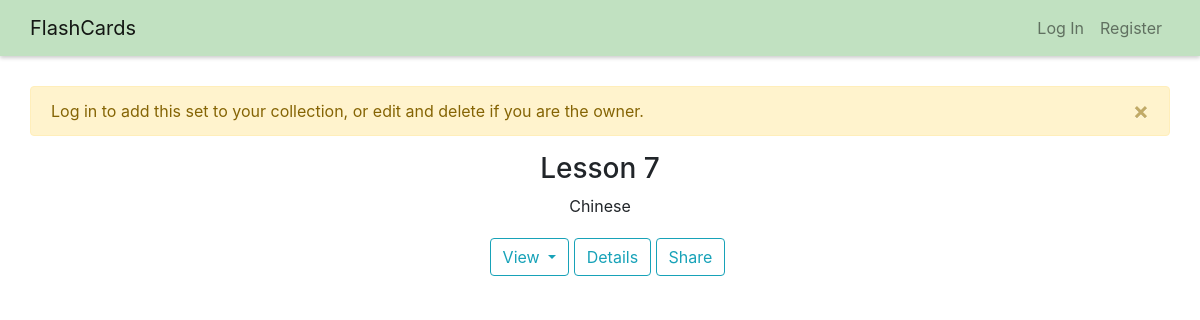
The app's page /view-set/7, older data.
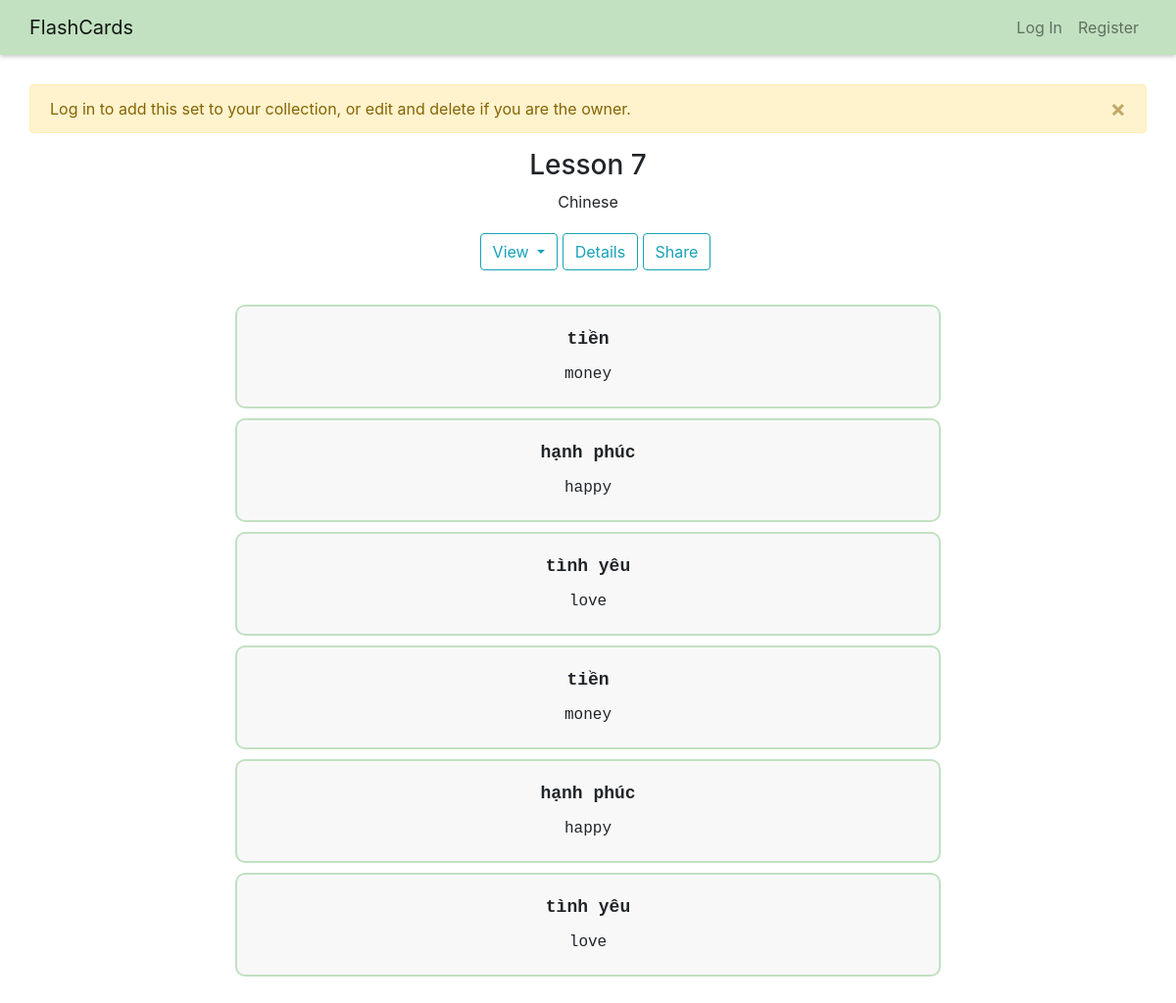
The same page, newer data.
### flashcards/models.py (models this page shows)
class Set(models.Model):
    owner = models.ForeignKey("User", on_delete=models.CASCADE, related_name="sets")
    name = models.CharField(max_length=255)
    description = models.TextField(blank=True)
    timestamp = models.DateTimeField(auto_now_add=True)

class Card(models.Model):
    set = models.ForeignKey("Set", on_delete=models.CASCADE, related_name="cards")
    term = models.CharField(max_length=255)
    definition = models.TextField()

### flashcards/views.py (the view, shortened to what this page needs)
# urls.py: path("view-set/<int:set_id>", views.set, name="view-set")
def set(request, set_id):
    user = None
    message = None
    if request.user.is_authenticated:
        user = request.user
    else:
        message = "Log in to add this set to your collection, or edit and delete if you are the owner."
    try:
        set = Set.objects.get(pk=set_id)
        user_is_not_owner = set.owner != user
        user_has_not_added = len(Add.objects.filter(user=user, set=set)) == 0
    except Set.DoesNotExist:
        return HttpResponse("Invalid set ID.")
    return render(request, "flashcards/set.html", {
            "set": set,
            "user_is_not_owner": user_is_not_owner,
            "user_has_not_added": user_has_not_added,
            "message": message
        })

### flashcards/templates/flashcards/set.html (shortened to what this page needs)
{% extends "flashcards/layout.html" %}
{% load static %}
{% block body %}
    {% if message %}
        <div class="alert alert-warning alert-dismissible">
            <a href="#" class="close" data-dismiss="alert" aria-label="close">&times;</a>
            {{ message }}
        </div>
    {% endif %}
    <div class="container center">
        <h3>{{ set.name }}</h3>
        <div>{{ set.description }}</div>
        <div class="set-actions">
            <button class="btn btn-outline-info dropdown-toggle" type="button" id="view-mode-btn" data-toggle="dropdown" aria-haspopup="true" aria-expanded="false">
                View
            </button>
            <button class="btn btn-outline-info popup" onclick="showDetails()">Details
            </button>
            <button onclick="share()" class="btn btn-outline-info set-btn" id="share-btn" title="Copy link">Share</button>
        </div>
        <div class="existing-cards-div" id="all-cards-view">
            {% for card in set.cards.all %}
            <div class="existing-card-div" id="{{ card.pk }}">
                <div class="set-item set-title">{{ card.term }}</div>
                <div class="set-item">
                    <ul>
                        <li>{{ card.definition }}</li>
                    </ul>
                </div>
            </div>
            {% endfor %}
        </div>
    </div>
{% endblock %}

### flashcards/templates/flashcards/layout.html (shortened to what this page needs)
{% load static %}
<!DOCTYPE html>
<html lang="en">
    <head>
        <link rel="stylesheet" href="https://cdn.jsdelivr.net/npm/bootstrap@4.3.1/dist/css/bootstrap.min.css">
        <link href="{% static 'flashcards/styles.css' %}" rel="stylesheet">
    </head>
    <body>
          <nav class="navbar navbar-expand-sm navbar-light bg-custom">
            <a class="navbar-brand" href="{% url 'index' %}">FlashCards</a>
            <div class="collapse navbar-collapse justify-content-end" id="navbarNavAltMarkup">
              <div class="navbar-nav">
                {% if user.is_authenticated %}
                    <a class="nav-item nav-link" href="#"><strong>{{ user.username }}</strong></a>
                    <a class="nav-item nav-link" href="{% url 'create' %}">Create</a>
                    <a class="nav-item nav-link" href="{% url 'collection' %}">Collection</a>
                    <a class="nav-item nav-link" href="{% url 'logout' %}">Log Out</a>
                {% else %}
                    <a class="nav-item nav-link" href="{% url 'login' %}">Log In</a>
                    <a class="nav-item nav-link" href="{% url 'register' %}">Register</a>
                {% endif %}
              </div>
            </div>
          </nav>
        <div class="body">
            {% block body %}
            {% endblock %}
        </div>
    </body>
</html>

### flashcards/static/flashcards/styles.css (style rules this page uses)
.body { padding: 30px; display: flex; flex-direction: column; min-height: 90vh; }
nav { box-shadow: 0 2px 4px 0 rgba(0,0,0,.2); }
.navbar { display: flex; padding-left: 30px; padding-right: 30px; }
.navbar-nav { text-align:right; }
.container { display: flex; flex-direction: column; align-items: center; text-align: center; }
.bg-custom { background-color: #C1E1C1; }
.center { text-align: center; }
.existing-sets-div, .existing-cards-div { margin-top: 15px; }
.existing-set-div, .existing-card-div { border: 2px solid #C1E1C1; border-radius: 10px; margin: 10px; padding: 5px; width: 60vw; background-color: #f8f8f8; font-family: 'Courier New', Courier, monospace; transition: transform 0.3s ease-in-out; }
.set-item { margin-bottom: 10px; }
.set-title { font-weight: bold; font-size: large; margin-top: 15px; }
ul { list-style-type: none; padding: 0; }
li { margin-bottom: 10px; margin-top: 10px; padding-right: 20px; padding-left: 20px; list-style-type: none; }
.set-btn { pointer-events: auto; }
#view-mode-btn { margin-left: 15px; }
.set-actions { all:unset; float:left; }
.popup { position: relative; display: inline-block; cursor: pointer; -webkit-user-select: none; -moz-user-select: none; -ms-user-select: none; user-select: none; }
.set-actions { padding: 10px; }
.set-actions > button { margin-top: 10px; }

Row changes from the older to the newer data that the page shows:
added Card: term "tiền", definition "money"
added Card: term "hạnh phúc", definition "happy"
added Card: term "tình yêu", definition "love"
added Card: term "tiền", definition "money"
added Card: term "hạnh phúc", definition "happy"
added Card: term "tình yêu", definition "love"
